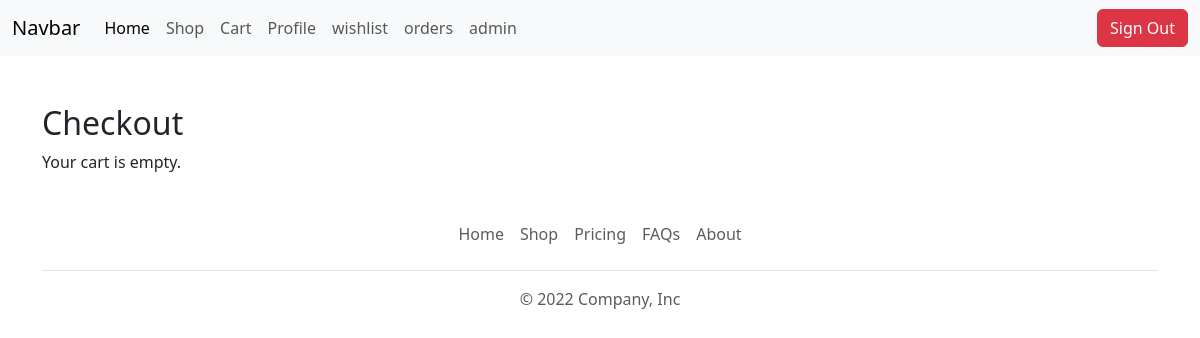
Page /checkout/ (signed in) on the earlier database version.
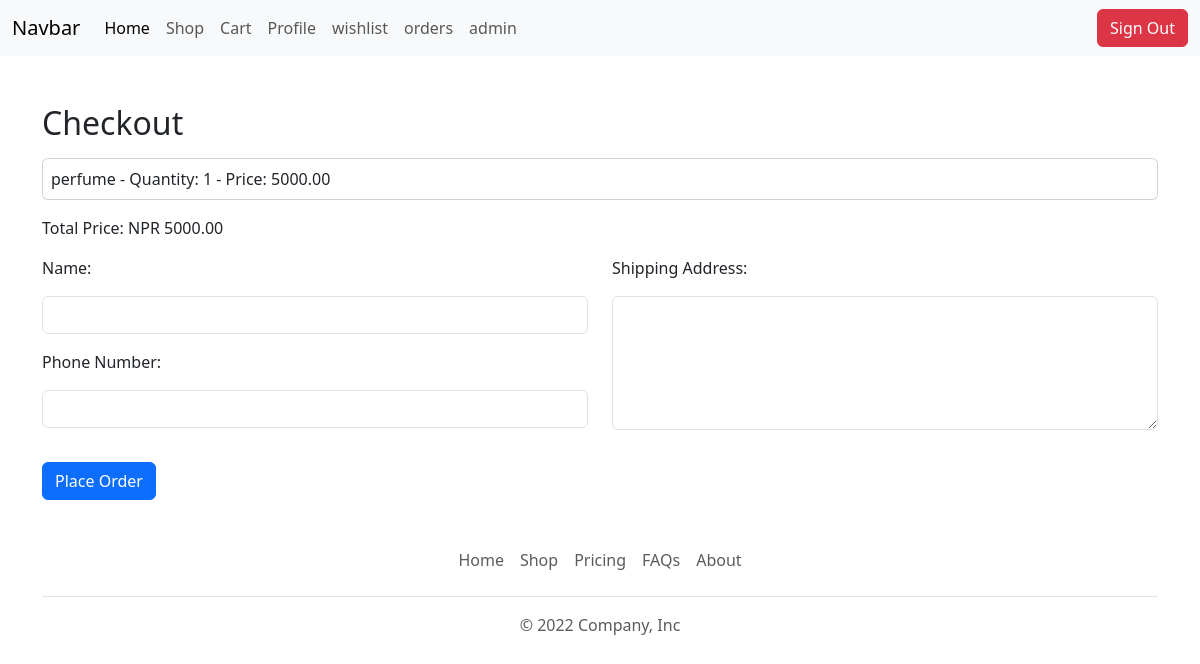
Same page on the later database version.
### ecommerce/models.py (models this page shows, shortened)
class Cart(models.Model):
    user = models.ForeignKey(User, on_delete=models.CASCADE)
    product = models.ForeignKey('Product',on_delete=models.CASCADE)
    quantity = models.PositiveIntegerField(default=1)
    def line_total(self):
        return self.quantity * self.product.price

class Product(models.Model):
    name = models.CharField(max_length = 225)
    image = models.FileField(upload_to='product_images/',null=True,blank=True)
    price = models.DecimalField(max_digits=10,decimal_places=2)
    quantity = models.IntegerField()
    description = models.TextField()

### ecommerce/views.py (the view, shortened to what this page needs)
# urls.py: path('checkout/',checkout),
@login_required(login_url='/login/')
def checkout(request):
    user = request.user
    if user.is_authenticated:
        carts = Cart.objects.filter(user=user)
        total_price = 0
        for cart_item in carts:
            total_price += int(cart_item.product.price) * int(cart_item.quantity)
    else:
        carts = None
        total_price = None
    return  render(request,'frontend/checkout.html',{'carts':carts,'total_price':total_price})

### templates/frontend/checkout.html (shortened to what this page needs)
{% extends 'frontend/layout/main.html' %}
{% block content %}
<div class="container mt-5">
    <h2>Checkout</h2>
    {% if carts %}
    <ul class="m-0 p-0">
        {% for item in carts %}
        <li class="card p-2 m-0  my-3">{{ item.product.name }} - Quantity: {{ item.quantity }} - Price:
            {{item.line_total}}</li>
        {% endfor %}
    </ul>
    <p>Total Price: NPR {{ total_price|floatformat:2 }}</p>
    <form method="post" action="/checkout/">
        <div class="row">
            <div class="col-lg-6">
                <label for="name">Name:</label>
                <input type="text" class="form-control my-3" id="name" name="name" required>
                <label for="phone_number">Phone Number:</label>
                <input type="text" class="form-control my-3" id="phone_number" name="phone_number" required>
            </div>
            <div class="col-lg-6">
                <label for="shipping_address">Shipping Address:</label>
                <textarea type="text" rows="5" class="form-control my-3" id="address" name="address" required> </textarea>
            </div>
        </div>
        <button type="submit" class="btn btn-primary mt-3">Place Order</button>
    </form>
    {% else %}
    <p>Your cart is empty.</p>
    {% endif %}
</div>
{% endblock %}

Differences in the rows shown:
added Cart: product.name "perfume", quantity "1", line_total "5000.00"
Other differences:
{{ total_price|floatformat:2 }}: (not shown) → "5000.00"
text no longer shown: "Your cart is empty."
text now shown: "Total Price: NPR Name: Phone Number: Shipping Address: Place Order"
